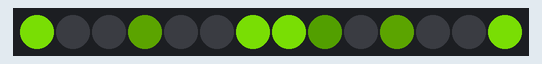
A sketch run on a simulated Arduino Uno, built with avr-gcc and run on an emulated ATmega328P. Parts: 14 RGB LEDs in strip order, left to right. Dim RGB values are drawn brighter than linear.

Above: at 1.22 s.
At 1.7 s:
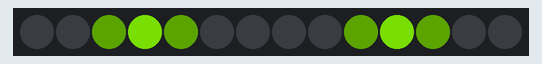

Measured:
- by itself, everything shown: repeats every 1.8 s, in 18 steps

The sketch:

bowtie.ino
```cpp
#include <Adafruit_NeoPixel.h>

// SETUP YOUR OUTPUT PIN AND NUMBER OF PIXELS
#define PIN 2
#define NUM_PIXELS  14

Adafruit_NeoPixel strip = Adafruit_NeoPixel(NUM_PIXELS, PIN, NEO_GRB + NEO_KHZ800);
int pins[]={0,1,2,3,4,5,6,13,12,11,10,9,8,7};
int mode = 1;
int r = 84;
int g = 155;
int b = 3;
void setup() {
  strip.begin();
  clearStrip(); // Initialize all pixels to 'off'
  //delay(1000);
}

void loop() {
  	knightRider(80, 5, r, g, b); // Cycles, Speed, Width, RGB Color
    repro(160, r, g, b); // Speed, RGB
}

void repro(int speed, int red, int green, int blue ){
  int pixels[4][2] = {{0,6},{1,5},{2,4},{3,3}};
  int pix[4][2] ={{13,7},{12,8},{11,9},{10,10}};
  for(int i = 0; i < 4; i ++){
      strip.setPixelColor(pixels[i][0], red,green,blue);
      strip.setPixelColor(pix[i][0], red,green,blue);
      strip.setPixelColor(pixels[i][1], red,green,blue);
      strip.setPixelColor(pix[i][1], red,green,blue);
      int x=i-1;
      if(x < 0){
        x = 3;
      }
      strip.setPixelColor(pixels[x][1], red/4,green/4,blue/4);
      strip.setPixelColor(pix[x][1], red/4,green/4,blue/4);
      strip.setPixelColor(pixels[x][0], red/4,green/4,blue/4);
      strip.setPixelColor(pix[x][0], red/4,green/4,blue/4);

  x=x-1;
      if(x < 0){
        x +=4;
      }
      strip.setPixelColor(pixels[x][0], 0, 0, 0);
      strip.setPixelColor(pix[x][0], 0, 0, 0);
      strip.setPixelColor(pixels[x][1], 0, 0, 0);
      strip.setPixelColor(pix[x][1], 0, 0, 0);
      strip.show();
      delay(speed);
  }

  }

// Cycles - one cycle is scanning through all pixels left then right (or right then left)
// Speed - how fast one cycle is (32 with 16 pixels is default KnightRider speed)
// Width - how wide the trail effect is on the fading out LEDs.  The original display used
//         light bulbs, so they have a persistance when turning off.  This creates a trail.
//         Effective range is 2 - 8, 4 is default for 16 pixels.  Play with this.
// Color - 32-bit packed RGB color value.  All pixels will be this color.
// knightRider(cycles, speed, width, color);
void knightRider( uint16_t speed, uint8_t width, uint16_t r, uint16_t g, uint16_t b) {

  uint32_t old_val[NUM_PIXELS]; // up to 256 lights!
  // Larson time baby!
      int count = 0;
    while(count != 14){
      strip.setPixelColor(pins[count], r,g,b);
      for(int i = 1; i < NUM_PIXELS ; i ++){
          int pixel = count - i;
          if(pixel < 0){
            pixel = 14+pixel;
          }
          if(i < width){
          strip.setPixelColor(pins[pixel],r/((width)*i), g/((width)*i), b/((width)*i));
          }
          else{
            strip.setPixelColor(pins[pixel], 0);
          }
      }
      count+=1;
      strip.show();
      delay(speed);

    }
}

void clearStrip() {
  for( int i = 0; i<NUM_PIXELS; i++){
    strip.setPixelColor(i, 0x000000); strip.show();
  }
}

uint32_t dimColor(uint32_t color, uint8_t width) {
   return (((color&0xFF0000)/width)&0xFF0000) + (((color&0x00FF00)/width)&0x00FF00) + (((color&0x0000FF)/width)&0x0000FF);
}

// Using a counter and for() loop, input a value 0 to 251 to get a color value.
// The colors transition like: red - org - ylw - grn - cyn - blue - vio - mag - back to red.
// Entering 255 will give you white, if you need it.
uint32_t colorWheel(byte WheelPos) {
  byte state = WheelPos / 21;
  switch(state) {
    case 0: return strip.Color(255, 0, 255 - ((((WheelPos % 21) + 1) * 6) + 127)); break;
    case 1: return strip.Color(255, ((WheelPos % 21) + 1) * 6, 0); break;
    case 2: return strip.Color(255, (((WheelPos % 21) + 1) * 6) + 127, 0); break;
    case 3: return strip.Color(255 - (((WheelPos % 21) + 1) * 6), 255, 0); break;
    case 4: return strip.Color(255 - (((WheelPos % 21) + 1) * 6) + 127, 255, 0); break;
    case 5: return strip.Color(0, 255, ((WheelPos % 21) + 1) * 6); break;
    case 6: return strip.Color(0, 255, (((WheelPos % 21) + 1) * 6) + 127); break;
    case 7: return strip.Color(0, 255 - (((WheelPos % 21) + 1) * 6), 255); break;
    case 8: return strip.Color(0, 255 - ((((WheelPos % 21) + 1) * 6) + 127), 255); break;
    case 9: return strip.Color(((WheelPos % 21) + 1) * 6, 0, 255); break;
    case 10: return strip.Color((((WheelPos % 21) + 1) * 6) + 127, 0, 255); break;
    case 11: return strip.Color(255, 0, 255 - (((WheelPos % 21) + 1) * 6)); break;
    default: return strip.Color(0, 0, 0); break;
  }
}
```
